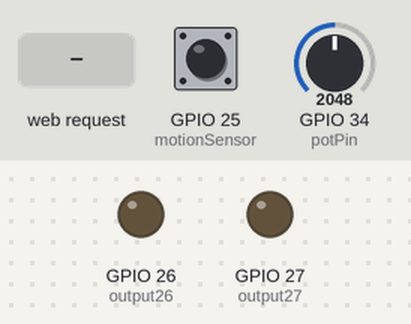
A sketch run on a simulated ESP32. Parts: output pins drawn as LEDs (lit = HIGH). The inputs (shaded band) are chosen by the test bench; at power-on: GPIO 25 (motionSensor) HIGH, GPIO 34 (potPin) = 2048. WiFi joins after 1.5 s; servers stay silent unless stated; uploads are accepted with an empty reply; what the sketch prints to the serial monitor is not drawn.

Above: at 2.7 s.
2.8 s: HTTP request GET /26/on received
At 4.0 s:
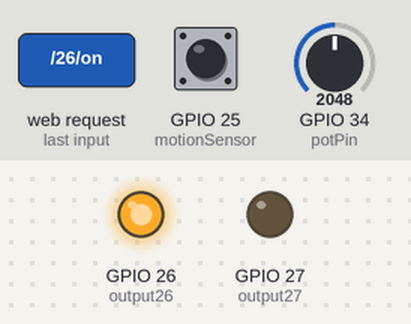
4.3 s: HTTP request GET /27/on received
At 5.3 s:
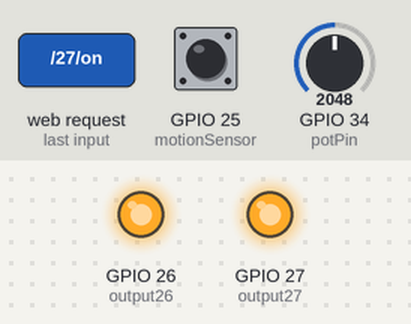
5.8 s: HTTP request GET /26/off received
At 6.5 s:
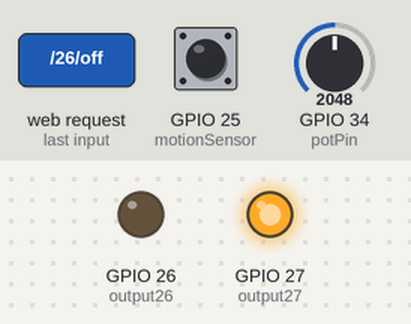
7.3 s: HTTP request GET /27/off received
At 7.6 s:
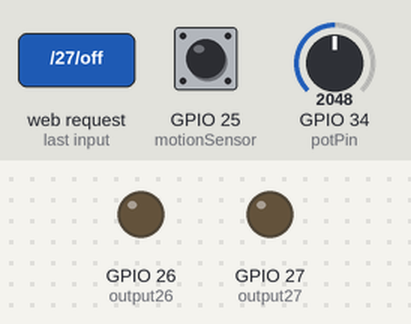
8.8 s: GPIO 25 (motionSensor) pulsed LOW 2 times (0.12 s each, 0.3 s apart)
At 9.4 s:
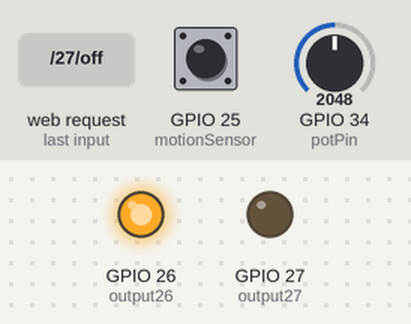
Timing chart, 0 to 20.7 s (numbered marks = the images above; inputs shaded):
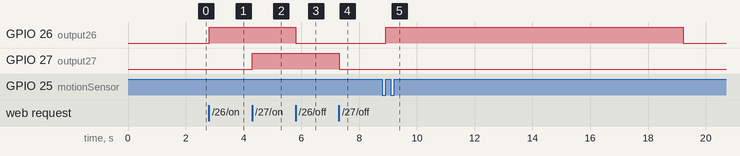

Measured:
- after the input at 2.8 s, GPIO 26 (output26): LOW → HIGH at once
- after the input at 4.3 s, GPIO 27 (output27): LOW → HIGH at once
- after the input at 5.8 s, GPIO 26 (output26): HIGH → LOW at once
- after the input at 7.3 s, GPIO 27 (output27): HIGH → LOW at once
- after the input at 8.8 s, GPIO 26 (output26): LOW → HIGH after 0.12 s, → LOW 10.3 s later

The sketch:

HTTP_Fav1.ino
```cpp
// Load Wi-Fi library
#include <WiFi.h>
#include <HTTPClient.h>
#include <ArduinoJson.h>
#define timeSeconds 10
#define APIKEY  "eyJhbGciOiJIUzI1NiIsInR5cCI6IkpXVCJ9.eyJ1c2VybmFtZSI6InN1bnJheSIsInJlYWRfd3JpdGUiOmZhbHNlLCJpYXQiOjE2MTUyNTkxMTR9.xVoSoTuuF26OOeyMEFziszTDHBQjTwTpeRlYW9LnbKs"
#define DEVICE_DEV_ID "deviceDefault@sunray"

// Replace with your network credentials
const char* ssid = "OPTIPLE-2LLMA1F 8120";
const char* password = "77W57}8x";
// Set web server port number to 80
WiFiServer server(80);
// Variable to store the HTTP request
String header;
// Auxiliar variables to store the current output state
String output26State = "off";
String output27State = "off";
int LED26;
int LED27;
// Assign output variables to GPIO pins
const int output26 = 26;
const int output27 = 27;
const int motionSensor = 25;

// Potentiometer is connected to GPIO 34 (Analog ADC1_CH6)
const int potPin = 34;
// variable for storing the potentiometer value
int potValue = 0;
float volt=0.0;

// Timer: Auxiliary variables
unsigned long now = millis();
unsigned long lastTrigger = 0;
boolean startTimer = false;

// Checks if motion was detected, sets LED HIGH and starts a timer
void IRAM_ATTR detectsMovement() {
  Serial.println("MOTION DETECTED!!!");
  digitalWrite(output26, HIGH);
  startTimer = true;
  lastTrigger = millis();
}

void setup() {
Serial.begin(115200);
// Initialize the output variables as outputs
pinMode(output26, OUTPUT);
pinMode(output27, OUTPUT);
// Set outputs to LOW
digitalWrite(output26, LOW);
digitalWrite(output27, LOW);

// PIR Motion Sensor mode INPUT_PULLUP
pinMode(motionSensor, INPUT_PULLUP);
// Set motionSensor pin as interrupt, assign interrupt function and set RISING mode
attachInterrupt(digitalPinToInterrupt(motionSensor), detectsMovement, RISING);

  // Set LED to LOW
  //pinMode(output26, OUTPUT);
  digitalWrite(output26, LOW);
// Connect to Wi-Fi network with SSID and password
Serial.print("Connecting to ");
Serial.println(ssid);
WiFi.begin(ssid, password);
while (WiFi.status() != WL_CONNECTED) {
  delay(500);
  Serial.print(".");
  }

// Print local IP address and start web server
Serial.println("");
Serial.println("WiFi connected.");
Serial.println("IP address: ");
Serial.println(WiFi.localIP());
server.begin();
}

void loop(){
WiFiClient client = server.available(); // Listen for incoming clients
if (client) { // If a new client connects,
  Serial.println("New Client."); // print a message out in the serial port
  String currentLine = ""; // make a String to hold incoming data from the client
    while (client.connected()) { // loop while the client's connected
      if (client.available()) { // if there's bytes to read from the client,
        char c = client.read(); // read a byte, then
        Serial.write(c); // print it out the serial monitor
        header += c;
          if (c == '\n') { // if the byte is a newline character
            // if the current line is blank, you got two newline characters in a row.
            // that's the end of the client HTTP request, so send a response:
              if (currentLine.length() == 0) {
              // HTTP headers always start with a response code (e.g. HTTP/1.1 200 OK)
              // and a content-type so the client knows what's coming, then a blank line:
                client.println("HTTP/1.1 200 OK");
                client.println("Content-type:text/html");
                client.println("Connection: close");
                client.println();

// turns the GPIOs on and off
if (header.indexOf("GET /26/on") >= 0) {
  Serial.println("GPIO 26 on");
  output26State = "on";
  LED26 = digitalRead(output26);
  digitalWrite(output26, HIGH);
  }
  else if (header.indexOf("GET /26/off") >= 0) {
  Serial.println("GPIO 26 off");
  output26State = "off";
  LED26 = digitalRead(output26);
  digitalWrite(output26, LOW);
  }
  else if (header.indexOf("GET /27/on") >= 0) {
  Serial.println("GPIO 27 on");
  output27State = "on";
  LED27 = digitalRead(output27);
  digitalWrite(output27, HIGH);
  }
  else if (header.indexOf("GET /27/off") >= 0) {
  Serial.println("GPIO 27 off");
  output27State = "off";
  LED27 = digitalRead(output27);
  digitalWrite(output27, LOW);
  }

// Reading potentiometer value
potValue = analogRead(potPin);
volt = (float)potValue/4095*3.3;
Serial.println("ADC:");
Serial.println(potValue);
Serial.println("Volt:");
Serial.println(volt);
delay(500);

StaticJsonDocument<200> doc;

JsonObject root = doc.to<JsonObject>(); // Json Object refer to { }
root["device_developer_id"] = DEVICE_DEV_ID;

JsonObject data = root.createNestedObject("data");
data["LED26"] = LED26;
data["LED27"] = LED27;
data["Volt"] = volt;

String body;
serializeJson(root, body);
Serial.println(body);

HTTPClient http;

http.begin("http://apiv2.favoriot.com/v2/streams");
http.addHeader("Content-Type", "application/json");
http.addHeader("Apikey", APIKEY);

int httpCode = http.POST(body);
if (httpCode > 0) {
  Serial.printf("[HTTP] POST... code: %d\n", httpCode);
    if (httpCode == HTTP_CODE_OK) {
      String payload = http.getString();
      Serial.println(payload);
      }
    }
    else {
      Serial.printf("[HTTP] POST... failed, error: %s\n", http.errorToString(httpCode).c_str());
    }
    http.end();

// Display the HTML web page
client.println("<!DOCTYPE html><html>");
client.println("<head><meta name=\"viewport\" content=\"width=device-width, initial-scale=1\">");
client.println("<link rel=\"icon\" href=\"data:,\">");

// CSS to style the on/off buttons
// Feel free to change the background-color and font-size attributes to fit your preferences
client.println("<style>html { font-family: Helvetica; display: inline-block; margin: 0px auto; text-align: center;}");
client.println(".button { background-color: #4CAF50; border: none; color: white; padding: 16px 40px;");
client.println("text-decoration: none; font-size: 30px; margin: 2px; cursor: pointer;}");
client.println(".button2 {background-color: #555555;}</style></head>");

// Web Page Heading
client.println("<h1>ESP32 Web Server</h1>");

// Display current state, and ON/OFF buttons for GPIO 26
client.println("<p>GPIO 26 - State " + output26State + "</p>");

// If the output26State is off, it displays the ON button
if (output26State=="off") {
  client.println("<p><a href=\"/26/on\"><button class=\"button\">ON</button></a></p>");
  }
  else {
  client.println("<p><a href=\"/26/off\"><button class=\"button button2\">OFF</button></a></p>");
}

// Display current state, and ON/OFF buttons for GPIO 27
client.println("<p>GPIO 27 - State " + output27State + "</p>");

// If the output27State is off, it displays the ON button
if (output27State=="off") {
  client.println("<p><a href=\"/27/on\"><button class=\"button\">ON</button></a></p>");
  }
  else {
  client.println("<p><a href=\"/27/off\"><button class=\"button button2\">OFF</button></a></p>");
}
client.println("</body></html>");
// The HTTP response ends with another blank line
client.println();
// Break out of the while loop
break;
} else { // if you got a newline, then clear currentLine
currentLine = "";
}
} else if (c != '\r') { // if you got anything else but a carriage return character,
currentLine += c; // add it to the end of the currentLine
}
}
}
// Clear the header variable
header = "";
// Close the connection
client.stop();
Serial.println("Client disconnected.");
Serial.println("");
}
// Current time
  now = millis();
  // Turn off the LED after the number of seconds defined in the timeSeconds variable
  if(startTimer && (now - lastTrigger > (timeSeconds*1000))) {
    Serial.println("Motion stopped...");
    digitalWrite(output26, LOW);
    startTimer = false;
  }
}
```
